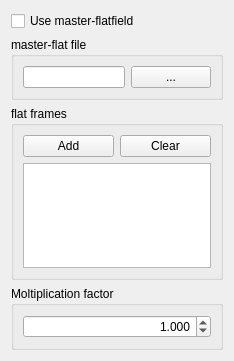
      <widget class="QWidget" name="page_flat">
       <property name="geometry">
        <rect>
         <x>0</x>
         <y>0</y>
         <width>234</width>
         <height>361</height>
        </rect>
       </property>
       <attribute name="label">
        <string>Flatfield</string>
       </attribute>
       <layout class="QVBoxLayout" name="verticalLayout_4">
        <item>
         <widget class="QCheckBox" name="masterFlatCheckBox">
          <property name="text">
           <string>Use master-flatfield</string>
          </property>
         </widget>
        </item>
        <item>
         <widget class="QGroupBox" name="masterFlatGroupBox">
          <property name="sizePolicy">
           <sizepolicy hsizetype="Preferred" vsizetype="Fixed">
            <horstretch>0</horstretch>
            <verstretch>0</verstretch>
           </sizepolicy>
          </property>
          <property name="toolTip">
           <string>Select an existing master-flat file</string>
          </property>
          <property name="title">
           <string>master-flat file</string>
          </property>
          <layout class="QVBoxLayout" name="verticalLayout_15">
           <item>
            <layout class="QHBoxLayout" name="horizontalLayout_14">
             <item>
              <widget class="QLineEdit" name="masterFlatLineEdit"/>
             </item>
             <item>
              <widget class="QPushButton" name="masterFlatPushButton">
               <property name="text">
                <string>...</string>
               </property>
              </widget>
             </item>
            </layout>
           </item>
          </layout>
         </widget>
        </item>
        <item>
         <widget class="QGroupBox" name="flatFramesGroupBox">
          <property name="sizePolicy">
           <sizepolicy hsizetype="Preferred" vsizetype="Expanding">
            <horstretch>0</horstretch>
            <verstretch>0</verstretch>
           </sizepolicy>
          </property>
          <property name="toolTip">
           <string>Here you can add flat-frames
to compute master-flat file</string>
          </property>
          <property name="title">
           <string>flat frames</string>
          </property>
          <layout class="QVBoxLayout" name="verticalLayout_14">
           <item>
            <layout class="QHBoxLayout" name="horizontalLayout_12">
             <item>
              <widget class="QPushButton" name="flatAddPushButton">
               <property name="minimumSize">
                <size>
                 <width>20</width>
                 <height>0</height>
                </size>
               </property>
               <property name="text">
                <string>Add</string>
               </property>
              </widget>
             </item>
             <item>
              <widget class="QPushButton" name="flatClearPushButton">
               <property name="minimumSize">
                <size>
                 <width>20</width>
                 <height>0</height>
                </size>
               </property>
               <property name="text">
                <string>Clear</string>
               </property>
              </widget>
             </item>
            </layout>
           </item>
           <item>
            <widget class="QListWidget" name="flatListWidget"/>
           </item>
          </layout>
         </widget>
        </item>
        <item>
         <widget class="QGroupBox" name="groupBox_2">
          <property name="title">
           <string>Moltiplication factor</string>
          </property>
          <layout class="QVBoxLayout" name="verticalLayout_19">
           <item>
            <widget class="QDoubleSpinBox" name="flatMulDoubleSpinBox">
             <property name="alignment">
              <set>Qt::AlignRight|Qt::AlignTrailing|Qt::AlignVCenter</set>
             </property>
             <property name="decimals">
              <number>3</number>
             </property>
             <property name="maximum">
              <double>99999999.000000000000000</double>
             </property>
             <property name="singleStep">
              <double>0.100000000000000</double>
             </property>
             <property name="value">
              <double>1.000000000000000</double>
             </property>
            </widget>
           </item>
          </layout>
         </widget>
        </item>
        <item>
         <spacer name="verticalSpacer_3">
          <property name="orientation">
           <enum>Qt::Vertical</enum>
          </property>
          <property name="sizeHint" stdset="0">
           <size>
            <width>20</width>
            <height>40</height>
           </size>
          </property>
         </spacer>
        </item>
       </layout>
      </widget>
